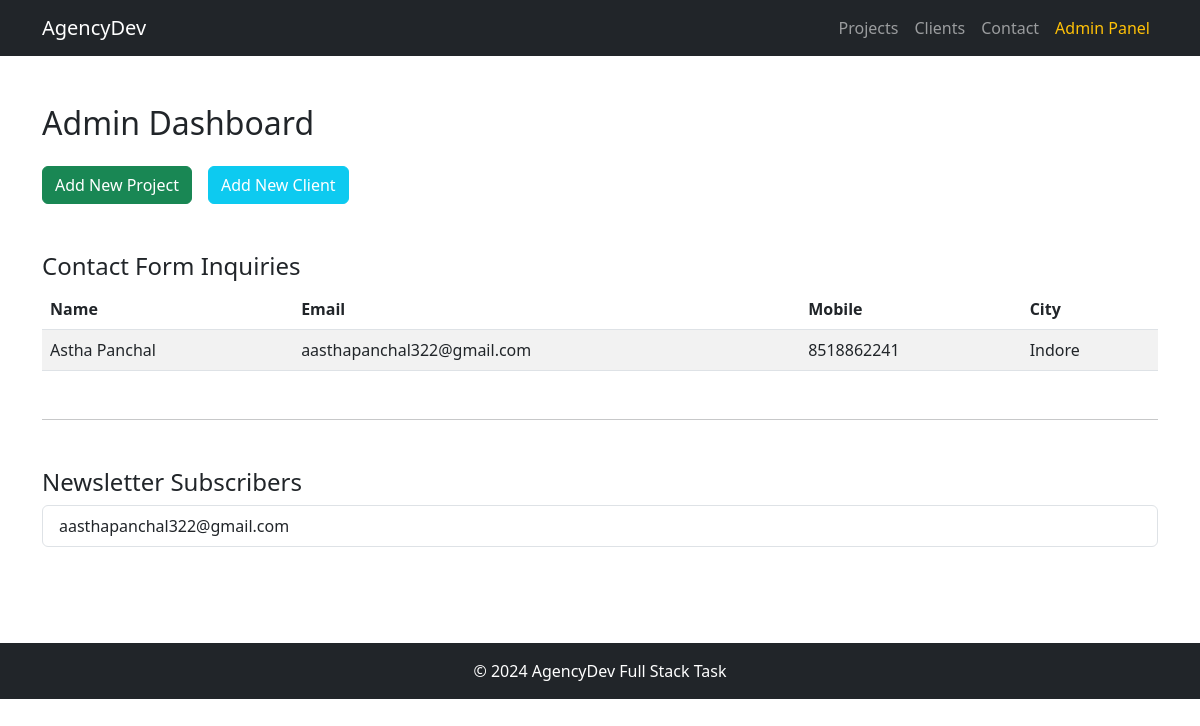
/admin, run on an earlier commit of the app's database.
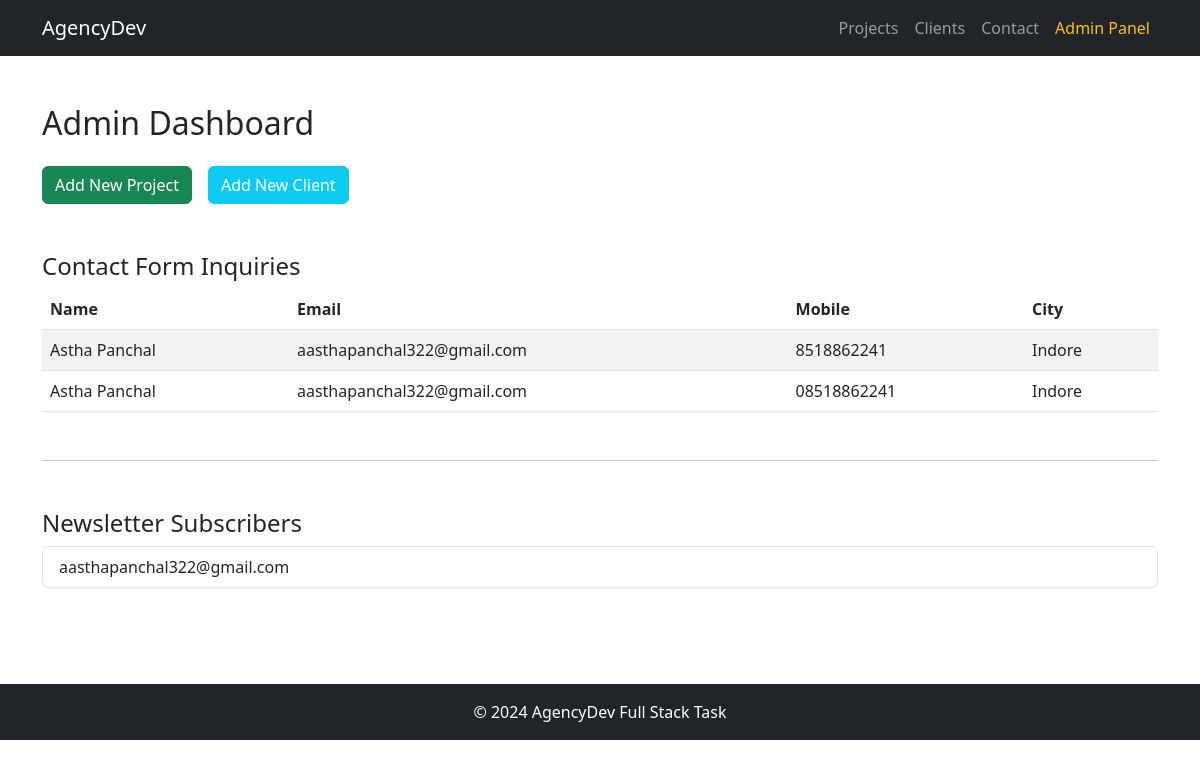
And on a later commit of the database.
### models.py (models this page shows)
class Contact(db.Model):
    id = db.Column(db.Integer, primary_key=True)
    full_name = db.Column(db.String(100), nullable=False)
    email = db.Column(db.String(120), nullable=False)
    mobile = db.Column(db.String(20), nullable=False)
    city = db.Column(db.String(100), nullable=False)

class Subscriber(db.Model):
    id = db.Column(db.Integer, primary_key=True)
    email = db.Column(db.String(120), unique=True, nullable=False)

### app.py (the view)
@app.route('/admin')
def admin_dashboard():
    contacts = Contact.query.all()
    subscribers = Subscriber.query.all()
    return render_template('admin_dashboard.html', contacts=contacts, subscribers=subscribers)

### templates/admin_dashboard.html
{% extends "base.html" %}
{% block content %}
<div class="container py-5">
    <h2 class="mb-4">Admin Dashboard</h2>
    <div class="d-flex gap-3 mb-5">
        <a href="/admin/add_project" class="btn btn-success">Add New Project</a>
        <a href="/admin/add_client" class="btn btn-info text-white">Add New Client</a>
    </div>
    <h4>Contact Form Inquiries</h4>
    <table class="table table-striped">
        <thead>
            <tr><th>Name</th><th>Email</th><th>Mobile</th><th>City</th></tr>
        </thead>
        <tbody>
            {% for contact in contacts %}
            <tr>
                <td>{{ contact.full_name }}</td>
                <td>{{ contact.email }}</td>
                <td>{{ contact.mobile }}</td>
                <td>{{ contact.city }}</td>
            </tr>
            {% endfor %}
        </tbody>
    </table>
    <hr class="my-5">
    <h4>Newsletter Subscribers</h4>
    <ul class="list-group">
        {% for sub in subscribers %}
        <li class="list-group-item">{{ sub.email }}</li>
        {% endfor %}
    </ul>
</div>
{% endblock %}

### templates/base.html (shortened to what this page needs)
<!DOCTYPE html>
<html lang="en">
<head>
    <link href="https://cdn.jsdelivr.net/npm/bootstrap@5.3.0/dist/css/bootstrap.min.css" rel="stylesheet">
    <link rel="stylesheet" href="{{ url_for('static', filename='css/style.css') }}">
</head>
<body>
    <nav class="navbar navbar-expand-lg navbar-dark bg-dark">
        <div class="container">
            <a class="navbar-brand" href="/">AgencyDev</a>
            <div class="navbar-nav ms-auto">
                <a class="nav-link" href="#projects">Projects</a>
                <a class="nav-link" href="#clients">Clients</a>
                <a class="nav-link" href="#contact">Contact</a>
                <a class="nav-link text-warning" href="/admin">Admin Panel</a>
            </div>
        </div>
    </nav>
    {% block content %}{% endblock %}
    <footer class="bg-dark text-white text-center p-3 mt-5">
        &copy; 2024 AgencyDev Full Stack Task
    </footer>
</body>
</html>

What changed in the data, as far as the page shows it:
added Contact: full_name "Astha Panchal", email "aasthapanchal322@gmail.com", mobile "08518862241", city "Indore"
